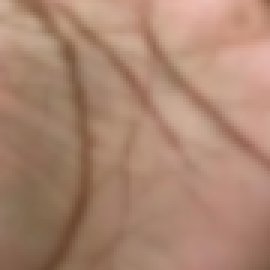
#> input picture images/palm.png, 90 x 90 px (shown 3 times larger)
$ python YCrCb_histogram.py
#> lines starting #> are read from the running program, lines starting #| are printed output that depends on the picture
import cv2
import numpy as np
from matplotlib import pyplot as plt

# Opencv는 H W C!!!!
img = cv2.imread('images/palm.png')
#> img is the input picture: shape (90, 90, 3); mean B, G, R 112.5, 133.3, 170.4

ycrcb = cv2.cvtColor(img, cv2.COLOR_BGR2YCrCb)
#> ycrcb: shape (90, 90, 3); mean of channels 0, 1, 2 142, 148.3, 111.4

color = ('b', 'g', 'r')
for i, col in enumerate(color):
    hist = cv2.calcHist([ycrcb], [i], None, histSize=[256], ranges=[0, 256])
    plt.plot(hist, color=col)
    plt.xlim([0, 256])

plt.show()
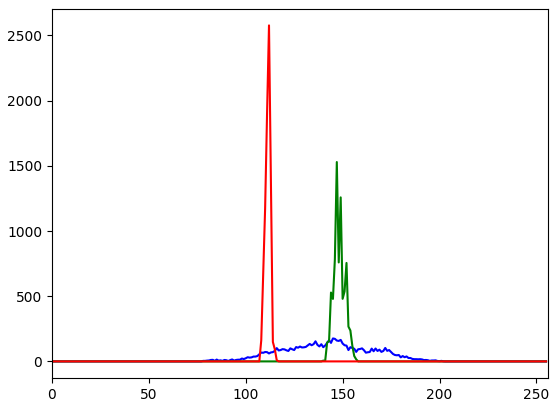
#> figure drawn by matplotlib, 1 panel; curve peaks at x = 145, y = 176; curve peaks at x = 147, y = 1529; curve peaks at x = 112, y = 2577

$ run again, with images/hand.png copied over images/palm.png
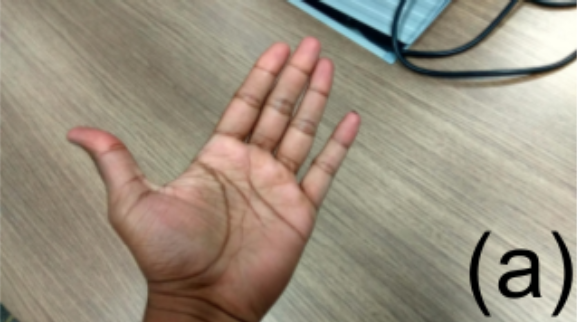
#> input picture images/hand.png, 577 x 322 px
#> img is the input picture: shape (322, 577, 3); mean B, G, R 127, 143.5, 154.3
#> ycrcb: shape (322, 577, 3); mean of channels 0, 1, 2 144.8, 134.7, 117.9
#> `plt.show()`:
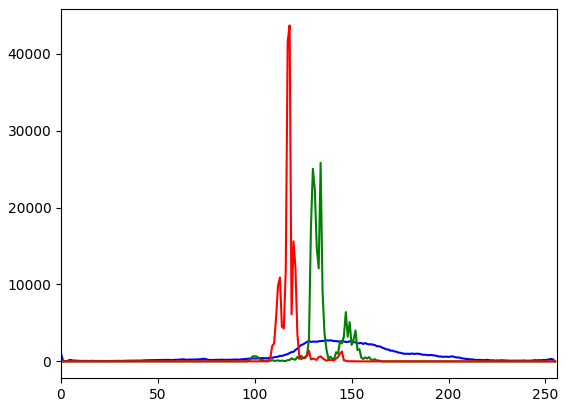
#> figure drawn by matplotlib, 1 panel; curve peaks at x = 137, y = 2750; curve peaks at x = 134, y = 25816; curve peaks at x = 118, y = 43681
